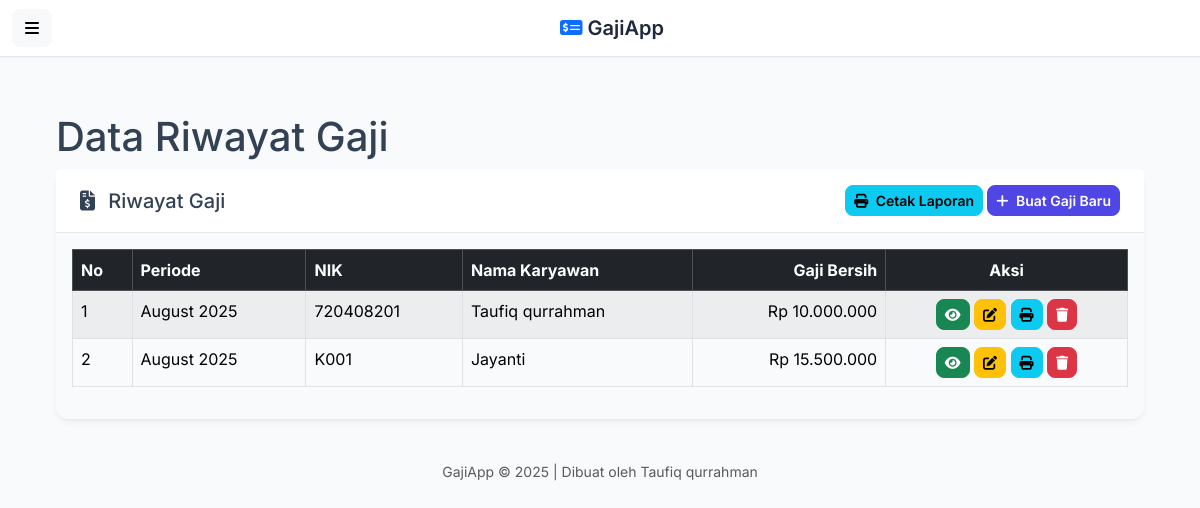
/penggajian/index.php, run on the app's committed database.
### tables this page shows
CREATE TABLE `penggajian` (
  `id_penggajian` int(11) NOT NULL,
  `id_karyawan` int(11) NOT NULL,
  `bulan` varchar(2) NOT NULL,
  `tahun` varchar(4) NOT NULL,
  `gaji_pokok` decimal(10,2) NOT NULL,
  `tunjangan` decimal(10,2) DEFAULT 0.00,
  `bonus` decimal(10,2) DEFAULT 0.00,
  `potongan` decimal(10,2) DEFAULT 0.00,
  `hutang` decimal(10,2) DEFAULT 0.00,
  `sisa_hutang` decimal(10,2) DEFAULT 0.00,
  `gaji_bersih` decimal(10,2) NOT NULL,
  `tanggal_dibuat` timestamp NOT NULL DEFAULT current_timestamp()
);

CREATE TABLE `karyawan` (
  `id_karyawan` int(11) NOT NULL,
  `nik` varchar(50) NOT NULL,
  `nama_karyawan` varchar(255) NOT NULL,
  `jabatan` varchar(100) NOT NULL,
  `alamat` text DEFAULT NULL,
  `no_telpon` varchar(20) DEFAULT NULL,
  `email` varchar(100) DEFAULT NULL,
  `gaji_pokok` decimal(10,2) NOT NULL,
  `nama_bank` varchar(50) DEFAULT NULL,
  `no_rekening` varchar(50) DEFAULT NULL,
  `tanggal_masuk` date NOT NULL
);

### config/database.php (called while the page is built, shortened)
<?php
function format_rupiah($angka) {
    return "Rp " . number_format($angka, 0, ',', '.');
}
?>

### penggajian/index.php (the view, shortened to what this page needs)
<?php
require_once '../config/database.php';
include '../templates/header.php';
?>
<div id="page-content-wrapper">
    <div class="container-fluid px-4">
        <h1 class="mt-4">Data Riwayat Gaji</h1>
       <div class="card">
            <div class="card-header d-flex justify-content-between align-items-center">
                <h5 class="card-title mb-0"><i class="fa-solid fa-file-invoice-dollar me-2"></i> Riwayat Gaji</h5>
                <div>
                    <a href="<?= BASE_URL ?>/penggajian/cetak.php" class="btn btn-info btn-sm" target="_blank">
                        <i class="fa-solid fa-print me-1"></i> Cetak Laporan
                    </a>
                    <a href="<?= BASE_URL ?>/penggajian/tambah.php" class="btn btn-primary btn-sm">
                        <i class="fa-solid fa-plus me-1"></i> Buat Gaji Baru
                    </a>
                </div>
            </div>
            <div class="card-body">
                <div class="table-responsive">
                    <table class="table table-striped table-hover table-bordered">
                        <thead class="table-dark">
                             <tr>
                                <th>No</th>
                                <th>Periode</th>
                                <th>NIK</th>
                                <th>Nama Karyawan</th>
                                <th class="text-end">Gaji Bersih</th>
                                <th class="text-center">Aksi</th>
                            </tr>
                        </thead>
                        <tbody>
                            <?php
                            $query = "SELECT pg.id_penggajian, pg.bulan, pg.tahun, pg.gaji_bersih, k.nik, k.nama_karyawan FROM penggajian pg JOIN karyawan k ON pg.id_karyawan = k.id_karyawan ORDER BY pg.tahun DESC, pg.bulan DESC";
                            $result = mysqli_query($koneksi, $query);
                            $no = 1;
                            if (mysqli_num_rows($result) > 0) {
                                while ($data = mysqli_fetch_assoc($result)) {
                                    $periode = date('F Y', mktime(0, 0, 0, $data['bulan'], 1, $data['tahun']));
                                    echo "<tr>";
                                    echo "<td>".$no++."</td>";
                                    echo "<td>".htmlspecialchars($periode)."</td>";
                                    echo "<td>".htmlspecialchars($data['nik'])."</td>";
                                    echo "<td>".htmlspecialchars($data['nama_karyawan'])."</td>";
                                    echo "<td class='text-end'>".format_rupiah($data['gaji_bersih'])."</td>";
                                    echo "<td class='text-center'>
                                            <a href='".BASE_URL."/penggajian/detail.php?id=".$data['id_penggajian']."' class='btn btn-success btn-sm' title='Detail'><i class='fa-solid fa-eye'></i></a>
                                             <a href='".BASE_URL."/penggajian/ubah.php?id=".$data['id_penggajian']."' class='btn btn-warning btn-sm' title='Ubah'><i class='fa-solid fa-pen-to-square'></i></a>
                                            <a href='".BASE_URL."/penggajian/cetak_slip.php?id=".$data['id_penggajian']."' class='btn btn-info btn-sm' title='Cetak' target='_blank'><i class='fa-solid fa-print'></i></a>
                                            <a href='".BASE_URL."/penggajian/hapus.php?id=".$data['id_penggajian']."' class='btn btn-danger btn-sm' title='Hapus' onclick='return confirm(\"Yakin ingin menghapus data ini?\")'><i class='fa-solid fa-trash'></i></a>
                                          </td>";
                                    echo "</tr>";
                                }
                            } else {
                                echo "<tr><td colspan='6' class='text-center'>Belum ada data penggajian.</td></tr>";
                            }
                            ?>
                        </tbody>
                    </table>
                </div>
            </div>
        </div>
    </div>
</div>
<?php
include '../templates/footer.php';
?>

### templates/header.php (style rules this page uses)
:root { --bs-blue: #0d6efd; --bs-indigo: #6610f2; --bs-purple: #6f42c1; --bs-pink: #d63384; --bs-red: #dc3545; --bs-orange: #fd7e14; --bs-yellow: #ffc107; --bs-green: #198754; --bs-teal: #20c997; --bs-cyan: #0dcaf0; --bs-white: #fff; --bs-gray: #6c757d; --bs-gray-dark: #343a40; --bs-primary: #4f46e5; --bs-secondary: #64748b; --bs-success: #10b981; --bs-info: #0ea5e9; --bs-warning: #f59e0b; --bs-danger: #ef4444; --bs-light: #f8fafc; --bs-dark: #1e293b; --bs-font-sans-serif: 'Inter', sans-serif; --bs-body-font-family: var(--bs-font-sans-serif); --bs-body-color: #334155; --bs-body-bg: var(--bs-light); }
body { font-family: var(--bs-body-font-family); background-color: var(--bs-body-bg); color: var(--bs-body-color); }
.card { border: none; border-radius: 0.75rem; box-shadow: 0 4px 6px -1px rgba(0, 0, 0, 0.05), 0 2px 4px -2px rgba(0, 0, 0, 0.05); margin-bottom: 1.5rem; }
.card-header { background-color: #fff; border-bottom: 1px solid #e2e8f0; font-weight: 600; padding: 1rem 1.5rem; }
.btn { border-radius: 0.5rem; font-weight: 600; transition: all 0.2s ease-in-out; }
.btn-primary { background-color: var(--bs-primary); border-color: var(--bs-primary); }

### data on the page
penggajian: periode "August 2025", id_karyawan.nik "720408201", id_karyawan.nama_karyawan "Taufiq qurrahman", gaji_bersih "Rp 10.000.000"
penggajian: periode "August 2025", id_karyawan.nik "K001", id_karyawan.nama_karyawan "Jayanti", gaji_bersih "Rp 15.500.000"
